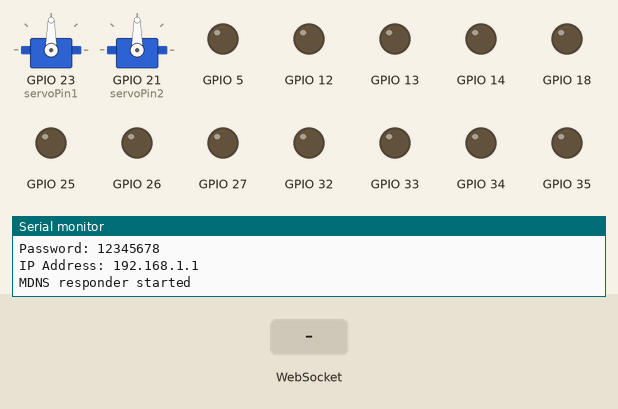
Recording of a program running on a simulated ESP32. Shown: 2 × servo, output pins drawn as LEDs (lit = HIGH), the last lines printed to the serial monitor. Inputs (shaded band) come from the test bench.

Above: at 1.2 s.
1.3 s: WebSocket text "W" received
At 2.2 s:
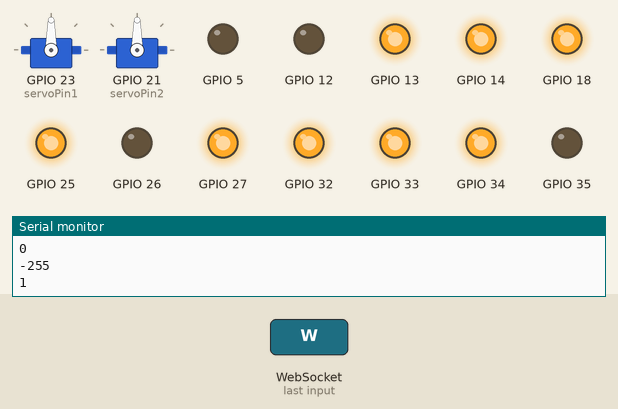
2.8 s: WebSocket text "S" received
At 3.3 s:
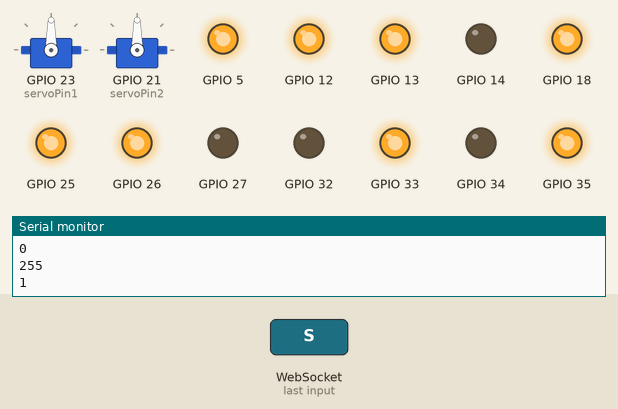
4.3 s: WebSocket text "A" received
At 5.5 s:
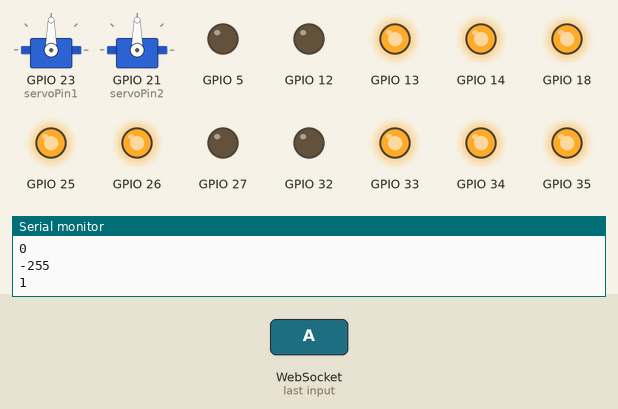
5.8 s: WebSocket text "STOP" received
At 6.8 s:
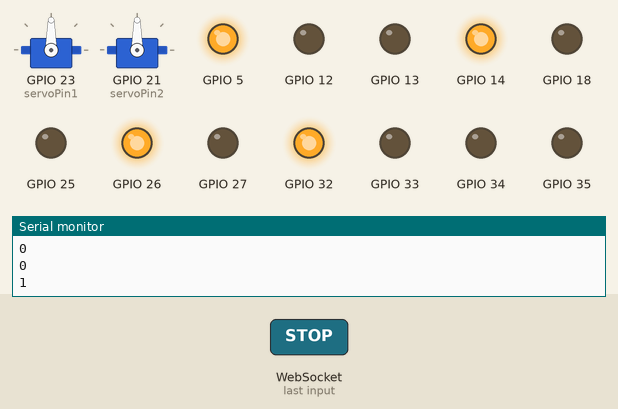
7.3 s: WebSocket text "SETUP" received
At 7.9 s:
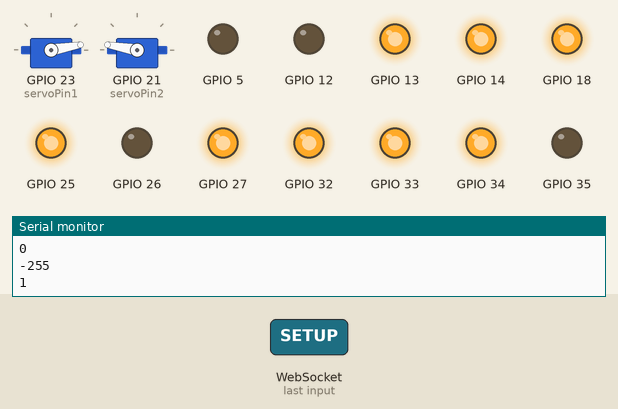
Timing chart, 0 to 22.8 s (numbered marks = the images above; inputs shaded):
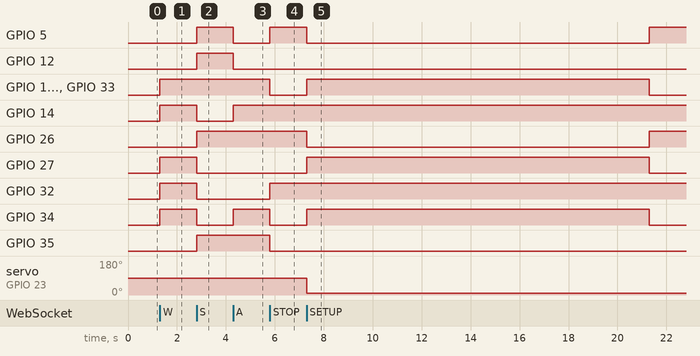

The program:

main.cpp
```cpp
// TODO: power connection, mounting, test webui

#include "motor.cpp"
#include <Arduino.h>
#include <WiFi.h>
#include <WebSocketsServer.h>
#include <ESPmDNS.h>
#include <ESP32Servo.h>
#include <WebServer.h>

Motor frontLeftMotor(26, 27, 25);
Motor frontRightMotor(14, 12, 13);
Motor backLeftMotor(32, 35, 33);
Motor backRightMotor(5, 34, 18);
static const int servoPin1 = 23;
Servo servo1;
static const int servoPin2 = 21;
Servo servo2;
volatile bool isMoving = false;
volatile bool isForward = false;
volatile bool isBackward = false;

const char* ssid = "THR-RC";
const char* password = "12345678";

WebSocketsServer webSocket = WebSocketsServer(81);
WebServer server(80);

IPAddress local_ip(192,168,1,1);
IPAddress gateway(192,168,1,1);
IPAddress subnet(255,255,255,0);

void setArm(int degrees) {
    servo1.write(degrees);
    servo2.write(180 - degrees);
}

void moveForward() {
    isForward = true;
    frontLeftMotor.setPower(255);
    frontRightMotor.setPower(255);
    backLeftMotor.setPower(255);
    backRightMotor.setPower(255);
}

void moveBackward() {
    isBackward = true;
    frontLeftMotor.setPower(-255);
    frontRightMotor.setPower(-255);
    backLeftMotor.setPower(-255);
    backRightMotor.setPower(-255);
}

void rotateLeft() {
    if (!isBackward) {
        frontLeftMotor.setPower(255);
        backLeftMotor.setPower(255);
    }
    frontRightMotor.setPower(255);
    backRightMotor.setPower(255);
}

void rotateRight() {
    if (!isForward) {
        frontRightMotor.setPower(255);
        backRightMotor.setPower(255);
    }
    frontLeftMotor.setPower(255);
    backLeftMotor.setPower(255);
}

void stopMovement() {
    isForward = false;
    isBackward = false;
    frontLeftMotor.setPower(0);
    frontRightMotor.setPower(0);
    backLeftMotor.setPower(0);
    backRightMotor.setPower(0);
}

void startAuton() {
    // TODO: change time intervals
    int start = millis();
    setArm(10);

    moveForward();
    delay(3000);
    stopMovement();

    rotateRight();
    delay(1000);
    stopMovement();

    moveForward();
    delay(1000);
    stopMovement();

    rotateLeft();
    delay(2000);
    stopMovement();

    moveForward();
    delay(2000);
    stopMovement();

    rotateRight();
    delay(5000);
    stopMovement();

    while (millis()-start < 19000) {}
    moveForward();
}

void scoreCubes() {
    // TODO: modify angles
    isMoving = true;
    int start;
    for(int posDegrees = 10; posDegrees <= 100; posDegrees++) {
        if (!isMoving) {
            break;
        }
        setArm(posDegrees);
        start = millis();
        while (millis()-start < 20) {}
    }
    start = millis();
    while (millis()-start < 1000) {}
    for(int posDegrees = 100; posDegrees >= 10; posDegrees--) {
        if (!isMoving) {
            break;
        }
        setArm(posDegrees);
        start = millis();
        while (millis()-start < 20) {}
    }
    isMoving = false;
}

void pick() {
    // TODO: modify angles
    setArm(0);
    moveForward();
    int start = millis();
    while (millis()-start < 500) {}
    stopMovement();
    setArm(10);
    moveBackward();
    start = millis();
    while (millis()-start < 500) {}
    stopMovement();
}

void armUp() {
    setArm(servo1.read()+1);
}

void armDown() {
    setArm(servo1.read()-1);
}

void stopArm() {
    isMoving = false;
    setArm(servo1.read());
}

void webSocketEvent(uint8_t num, WStype_t type, uint8_t * payload, size_t length) {
    switch(type) {
        case WStype_DISCONNECTED:
            Serial.printf("[%u] Disconnected!\n", num);
            stopMovement();
            break;

        case WStype_CONNECTED:
            Serial.printf("[%u] Connected!\n", num);
            break;

        case WStype_TEXT:
            String command = String((char*)payload);

            if(command == "W") moveForward();
            else if(command == "S") moveBackward();
            else if(command == "A") rotateLeft();
            else if(command == "D") rotateRight();
            else if(command == "STOP") stopMovement();
            else if(command == "SETUP") startAuton();
            else if(command == "SCORE") scoreCubes();
            else if(command == "ARROWUP") armUp();
            else if(command == "ARROWDOWN") armDown();
            else if(command == "STOPARM") stopArm();
            else if(command == "PICK") pick();
            break;
    }
}

void handleRoot() {
    server.sendContent("<!DOCTYPE html>\n<html>\n<head>\n    <title>Robot Control</title>\n    <meta name=\"viewport\" content=\"width=device-width, initial-scale=1\">\n    <style>\n        .control-btn {\n            width: 60px;\n            height: 60px;\n            margin: 5px;\n            font-size: 24px;\n        }\n        .controls {\n            text-align: center;\n            margin-top: 50px;\n        }\n        body {\n            font-family: Arial, sans-serif;\n            background-color: #f0f0f0;\n        }\n        button {\n            background-color: #4CAF50;\n            color: white;\n            border: none;\n            border-radius: 5px;\n            cursor: pointer;\n        }\n        button:active {\n            background-color: #45a049;\n        }\n    </style>\n</head>\n<body>\n    <div class=\"controls\">\n        <div>\n            <button class=\"control-btn\" style=\"width: 100px\" onClick=\"sendCommand('SETUP')\">Auton</button>\n        </div>\n        <div>\n            <button class=\"control-btn\" style=\"width: 100px\" onClick=\"sendCommand('SCORE')\">Score</button>\n        </div>\n        <div>\n            <button class=\"control-btn\" style=\"width: 100px\" onClick=\"sendCommand('PICK')\">Pick</button>\n        </div>\n        <div><p></p></div>\n        <div>\n            <button class=\"control-btn\" onmousedown=\"sendCommand('W')\" \n                    onmouseup=\"sendCommand('STOP')\" \n                    ontouchstart=\"sendCommand('W')\" \n                    ontouchend=\"sendCommand('STOP')\">W</button>\n        </div>\n        <div>\n            <button class=\"control-btn\" onmousedown=\"sendCommand('A')\" \n                    onmouseup=\"sendCommand('STOP')\"\n                    ontouchstart=\"sendCommand('A')\" \n                    ontouchend=\"sendCommand('STOP')\">A</button>\n            <button class=\"control-btn\" onmousedown=\"sendCommand('S')\" \n                    onmouseup=\"sendCommand('STOP')\"\n                    ontouchstart=\"sendCommand('S')\" \n                    ontouchend=\"sendCommand('STOP')\">S</button>\n            <button class=\"control-btn\" onmousedown=\"sendCommand('D')\" \n                    onmouseup=\"sendCommand('STOP')\"\n                    ontouchstart=\"sendCommand('D')\" \n                    ontouchend=\"sendCommand('STOP')\">D</button>\n        </div>\n        <div><p></p></div>\n        <div>\n            <button class=\"control-btn\" onmousedown=\"sendCommand('ARROWUP')\" \n                    onmouseup=\"sendCommand('STOPARM')\" \n                    ontouchstart=\"sendCommand('ARROWUP')\" \n                    ontouchend=\"sendCommand('STOPARM')\">Up</button>\n        </div>\n        <div>\n            <button class=\"control-btn\" style=\"width: 75px\" onmousedown=\"sendCommand('ARROWDOWN')\" \n                    onmouseup=\"sendCommand('STOPARM')\" \n                    ontouchstart=\"sendCommand('ARROWDOWN')\" \n                    ontouchend=\"sendCommand('STOPARM')\">Down</button>\n        </div>\n    </div>\n\n    <script>\n        var socket = new WebSocket('ws://192.168.1.1:81/');\n\n        var mousedown = [];\n        \n        function sendCommand(command) {\n            socket.send(command);\n        }\n        \n        socket.onopen = function(e) {\n            console.log('Connected to robot');\n        };\n\n        socket.onerror = function(e) {\n            console.log('WebSocket error:', e);\n        };\n\n        socket.onclose = function(e) {\n            console.log('WebSocket connection closed');\n        };\n\n        document.addEventListener(\"keydown\", (event) => {\n            const keyName = event.key;\n            switch (keyName) {\n                case 'w':\n                    if (!mousedown.includes(\"W\")) {\n                        Array.from(document.getElementsByTagName('button')).find(button => button.innerText === 'W').dispatchEvent(new MouseEvent('mousedown'));\n                        mousedown.push(\"W\");\n                    }\n                    break;\n                case 'a':\n                    if (!mousedown.includes(\"A\")) {\n                        Array.from(document.getElementsByTagName('button')).find(button => button.innerText === 'A').dispatchEvent(new MouseEvent('mousedown'));\n                        mousedown.push(\"A\");\n                    }\n                    break;\n                case 's':\n                    if (!mousedown.includes(\"S\")) {\n                        Array.from(document.getElementsByTagName('button')).find(button => button.innerText === 'S').dispatchEvent(new MouseEvent('mousedown'));\n                        mousedown.push(\"S\");\n                    }\n                    break;\n                case 'd':\n                    if (!mousedown.includes(\"D\")) {\n                        Array.from(document.getElementsByTagName('button')).find(button => button.innerText === 'D').dispatchEvent(new MouseEvent('mousedown'));\n                        mousedown.push(\"D\");\n                    }\n                    break;\n                case 'ArrowUp':\n                    // if (!mousedown.includes(\"ARROWUP\")) {\n                    Array.from(document.getElementsByTagName('button')).find(button => button.innerText === 'Up').dispatchEvent(new MouseEvent('mousedown'));\n                    //     mousedown.push(\"ARROWUP\");\n                    // }\n                    break;\n                case 'ArrowDown':\n                    // if (!mousedown.includes(\"ARROWDOWN\")) {\n                    Array.from(document.getElementsByTagName('button')).find(button => button.innerText === 'Down').dispatchEvent(new MouseEvent('mousedown'));\n                    //     mousedown.push(\"ARROWDOWN\");\n                    // }\n                    break;\n                default:\n                    break;\n            }\n        });\n\n        document.addEventListener(\"keyup\", (event) => {\n            const keyName = event.key;\n            switch (keyName) {\n                case 'w':\n                    if (mousedown.includes(\"W\")) {\n                        Array.from(document.getElementsByTagName('button')).find(button => button.innerText === 'W').dispatchEvent(new MouseEvent('mouseup'));\n                        delete mousedown[mousedown.indexOf(\"W\")];\n                    }\n                    break;\n                case 'a':\n                    if (mousedown.includes(\"A\")) {\n                        Array.from(document.getElementsByTagName('button')).find(button => button.innerText === 'A').dispatchEvent(new MouseEvent('mouseup'));\n                        delete mousedown[mousedown.indexOf(\"A\")];\n                    }\n                    break;\n                case 's':\n                    if (mousedown.includes(\"S\")) {\n                        Array.from(document.getElementsByTagName('button')).find(button => button.innerText === 'S').dispatchEvent(new MouseEvent('mouseup'));\n                        delete mousedown[mousedown.indexOf(\"S\")];\n                    }\n                    break;\n                case 'd':\n                    if (mousedown.includes(\"D\")) {\n                        Array.from(document.getElementsByTagName('button')).find(button => button.innerText === 'D').dispatchEvent(new MouseEvent('mouseup'));\n                        delete mousedown[mousedown.indexOf(\"D\")];\n                    }\n                    break;\n                // case 'ArrowUp':\n                //     if (mousedown.includes(\"ARROWUP\")) {\n                //         Array.from(document.getElementsByTagName('button')).find(button => button.innerText === 'Up').dispatchEvent(new MouseEvent('mouseup'));\n                //         delete mousedown[mousedown.indexOf(\"ARROWUP\")];\n                //     }\n                //     break;\n                // case 'ArrowDown':\n                //     if (mousedown.includes(\"ARROWDOWN\")) {\n                //         Array.from(document.getElementsByTagName('button')).find(button => button.innerText === 'Down').dispatchEvent(new MouseEvent('mouseup'));\n                //         delete mousedown[mousedown.indexOf(\"ARROWDOWN\")];\n                //     }\n                //     break;\n                default:\n                    break;\n            }\n        });\n    </script>\n</body>\n</html>");
}

void setup() {
    frontLeftMotor.setReversed(true);
    backRightMotor.setReversed(true);

    Serial.begin(9600);
    WiFi.softAP(ssid, password);
    WiFi.softAPConfig(local_ip, gateway, subnet);
    Serial.println("WiFi network created");
    Serial.print("SSID: ");
    Serial.println(ssid);
    Serial.print("Password: ");
    Serial.println(password);
    Serial.print("IP Address: ");
    Serial.println(WiFi.softAPIP());
    if (MDNS.begin("robot")) {
        Serial.println("MDNS responder started");
    }
    server.on("/", handleRoot);
    server.begin();
    webSocket.begin();
    webSocket.onEvent(webSocketEvent);
    servo1.attach(servoPin1);
    servo2.attach(servoPin2);
}

void loop() {
    webSocket.loop();
    server.handleClient();
}
```

motor.cpp
```cpp
#include <Arduino.h>

class Motor {
    private:
        bool reversed = false;
    public:
        Motor(uint8_t pinIN1, uint8_t pinIN2, uint8_t pinEN) : pinIN1(pinIN1), pinIN2(pinIN2), pinEN(pinEN) {
            pinMode(pinIN1, OUTPUT);
            pinMode(pinIN2, OUTPUT);
            pinMode(pinEN, OUTPUT);

            digitalWrite(pinEN, LOW);
        };
        // power is from -255 to 255
        // used int instead of int8_t due to range
        void setPower(int power) {
            if (reversed) {
                power = -power;
            }
            Serial.println(power);
            Serial.println(reversed);
            if (power >= 0) {
                digitalWrite(pinIN1, HIGH);
                digitalWrite(pinIN2, LOW);

                analogWrite(pinEN, power);
            } else {
                digitalWrite(pinIN1, LOW);
                digitalWrite(pinIN2, HIGH);

                analogWrite(pinEN, -power);
            }
        };
        void brake() {
            digitalWrite(pinIN1, LOW);
            digitalWrite(pinIN2, LOW);
            digitalWrite(pinEN, HIGH);
        };
        void freeRun() {
            digitalWrite(pinEN, LOW);
        };
        void setReversed(bool r) {
            reversed = r;
        }
    private:
        uint8_t pinIN1, pinIN2, pinEN;
};
```

Measured:
- after the input at 1.3 s, GPIO 13, GPIO 14, GPIO 18, GPIO 25, GPIO 27, GPIO 32–34: LOW → HIGH at once
- after the input at 2.8 s, GPIO 5, GPIO 12, GPIO 26, GPIO 35: LOW → HIGH at once; GPIO 14, GPIO 27, GPIO 32, GPIO 34: HIGH → LOW at once
- after the input at 4.3 s, GPIO 5, GPIO 12: HIGH → LOW at once; GPIO 14, GPIO 34: LOW → HIGH at once
- after the input at 5.8 s, GPIO 5, GPIO 32: LOW → HIGH at once; GPIO 13, GPIO 18, GPIO 25, GPIO 33–35: HIGH → LOW at once
- after the input at 7.3 s, GPIO 5, GPIO 26: HIGH → LOW at once, → HIGH 14.0 s later; GPIO 13, GPIO 18, GPIO 25, GPIO 27, GPIO 33, GPIO 34: LOW → HIGH at once, → LOW 14.0 s later; servo on GPIO 23 (servoPin1): 90° → 10° at once; servo on GPIO 21 (servoPin2): 90° → 170° at once
